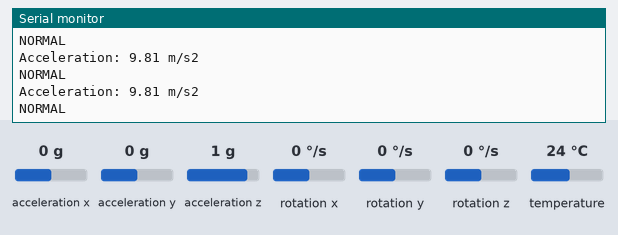
The sketch below on a simulated ESP8266 (NodeMCU). Shown: the last lines printed to the serial monitor. Inputs (shaded band) come from the test bench; at power-on: acceleration x 0 g, acceleration y 0 g, acceleration z 1 g, rotation x 0 °/s, rotation y 0 °/s, rotation z 0 °/s, temperature 24 °C.

Above: at 1.2 s.
1.3 s: acceleration x set to -1.4 g
At 1.34 s:
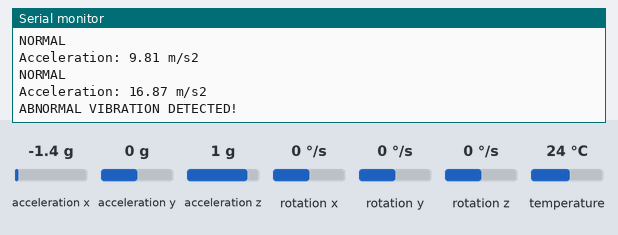
2.9 s: acceleration y set to -1.4 g
At 3.18 s:
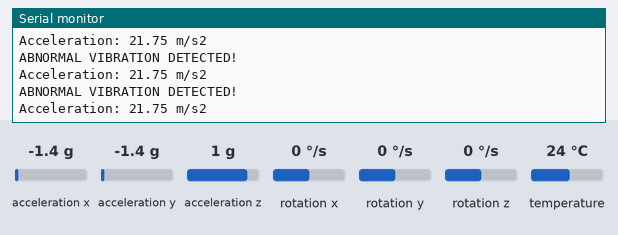
4.4 s: acceleration z set to -1.4 g
At 4.41 s:
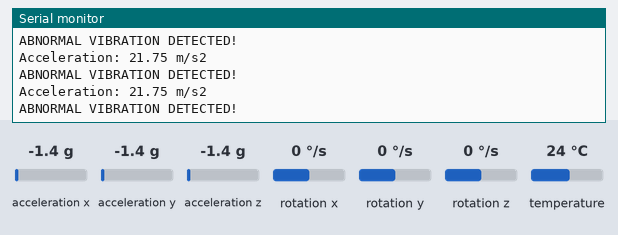
Timing chart, 0 to 7.4 s (numbered marks = the images above; inputs shaded):
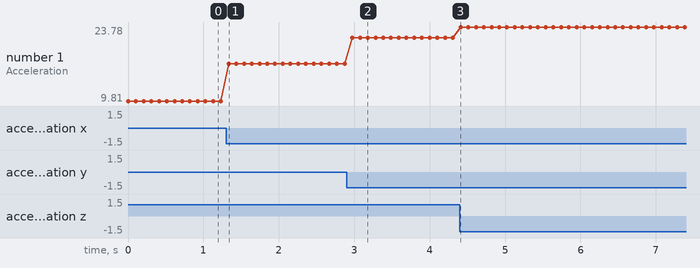

Measured:
- after the input at 1.3 s, the serial monitor: prints a new line at once (image 1)
- after the input at 2.9 s, the serial monitor: prints a new line after 0.07 s (image 2)
- plotted number 1: 9.81 → 16.87 after the input at 1.3 s, 16.87 → 21.75 after the input at 2.9 s, 21.75 → 23.78 after the input at 4.4 s

The sketch:

IoT-Based_Abnormal_Vibration_Detection_Using_KiwisIoT.ino
```cpp
#include <Wire.h>
#include <Adafruit_MPU6050.h>
#include <Adafruit_Sensor.h>

Adafruit_MPU6050 mpu;

#define SDA_PIN D2
#define SCL_PIN D1

const float VIBRATION_LIMIT = 13.0;

void setup() {
  Serial.begin(115200);

  Wire.begin(SDA_PIN, SCL_PIN);

  if (!mpu.begin()) {
    Serial.println("MPU6050 not detected!");
    while (1) delay(10);
  }

  mpu.setAccelerometerRange(
    MPU6050_RANGE_8_G
  );

  mpu.setFilterBandwidth(
    MPU6050_BAND_21_HZ
  );

  Serial.println("Vibration Monitoring Started");
}

void loop() {
  sensors_event_t a, g, temp;

  mpu.getEvent(&a, &g, &temp);

  float magnitude = sqrt(
    a.acceleration.x * a.acceleration.x +
    a.acceleration.y * a.acceleration.y +
    a.acceleration.z * a.acceleration.z
  );

  Serial.print("Acceleration: ");
  Serial.print(magnitude);
  Serial.println(" m/s2");

  if (magnitude > VIBRATION_LIMIT) {
    Serial.println("ABNORMAL VIBRATION DETECTED!");
  } else {
    Serial.println("NORMAL");
  }

  delay(100);
}
```
